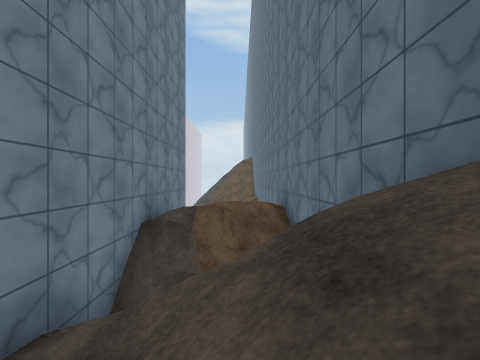
View 1 (above)

16 first-person views from a walk through a scene from a Unity 3-D project. The camera is 1.3 m above the floor, looks level and sees 90° across. The floor is counted in squares, 2 m on a side. Each view is taken from the middle of a square. On the plan, view 1 faces up. The plan holds only what a view shows up to about 9 squares ahead; the rest is blank. The place goes on beyond the plan. The player is left out. Surface patterns are stand-ins for the level's own textures.

View 2
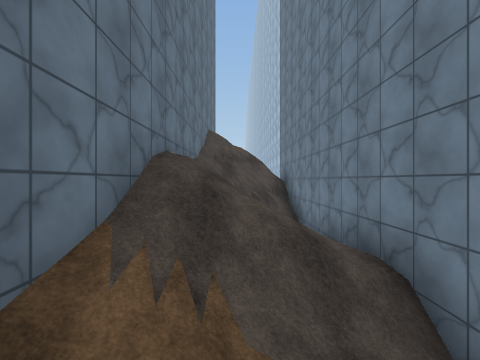

View 3
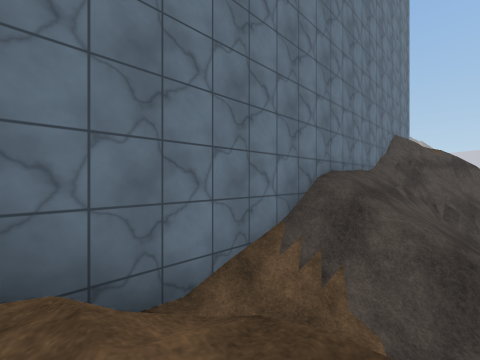

View 4
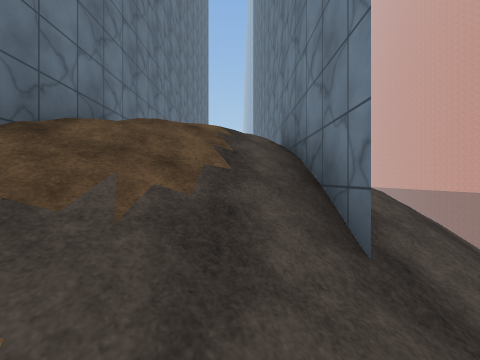

View 5
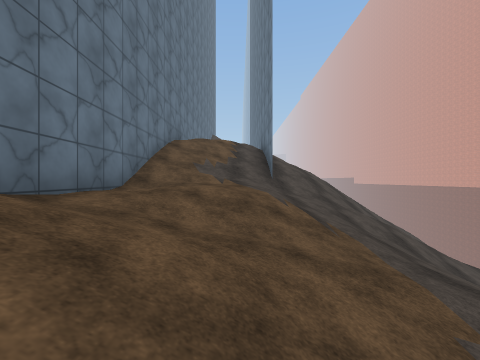

View 6
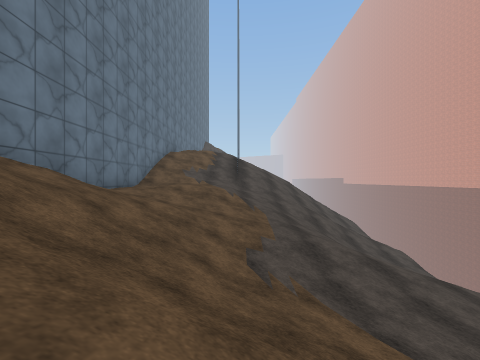

View 7
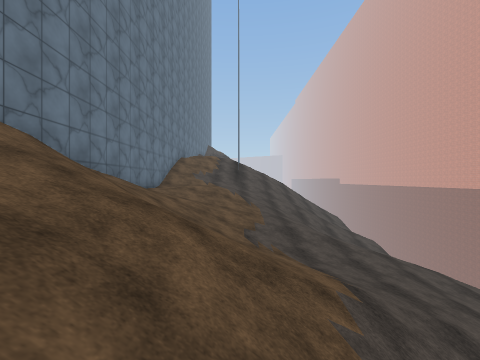

View 8
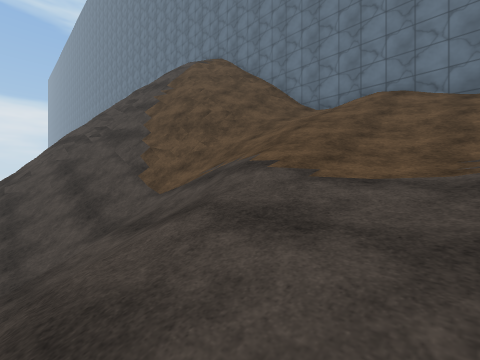

View 9
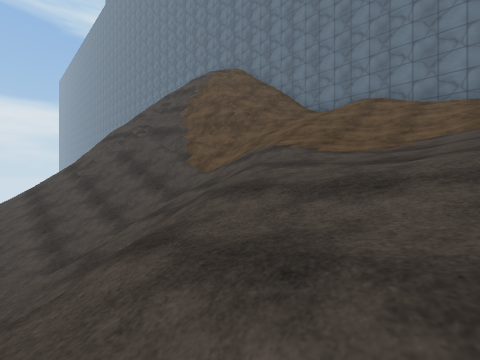

View 10
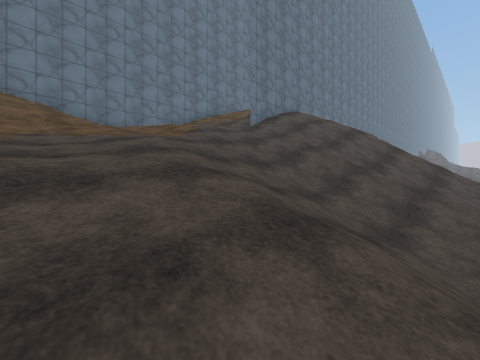

View 11
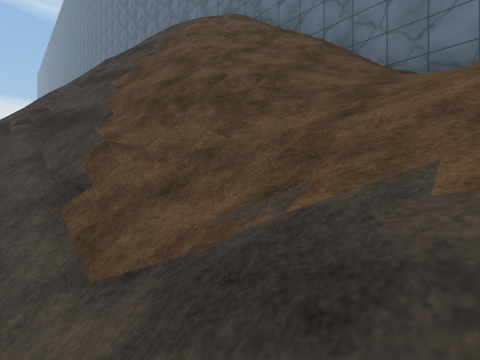

View 12
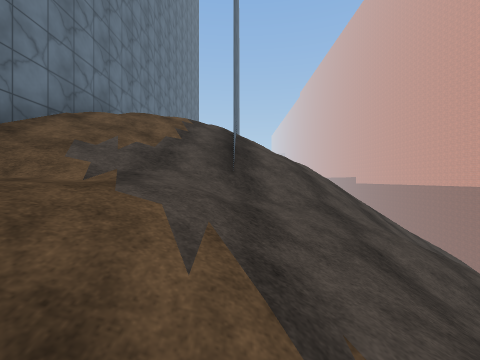

View 13
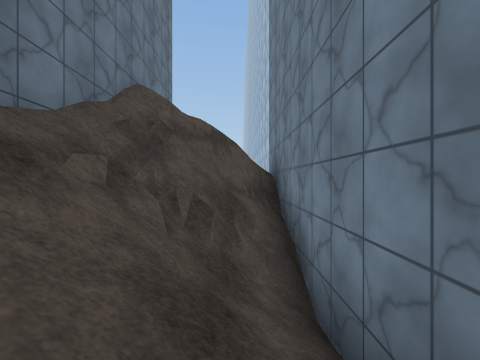

View 14
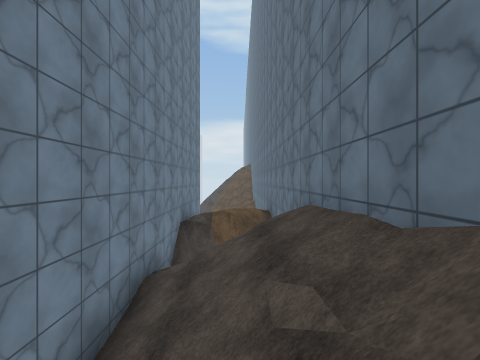

View 15
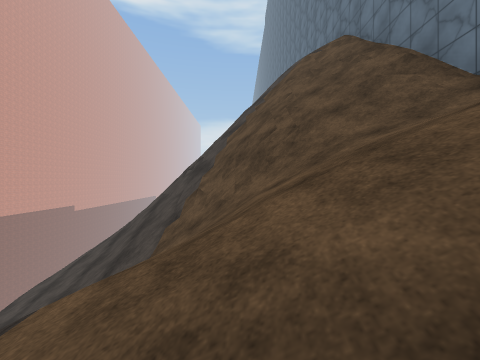

View 16
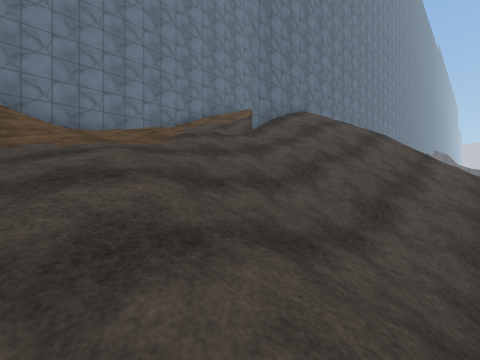

### Floor plan
Key: @ floor where view 1 was taken; # wall or solid block; . main floor; : floor 2 m higher than the main floor; - floor 2.25 m lower than the main floor; _ floor 2.75 m lower than the main floor; + floor 3.25 m higher than the main floor; < floor 3.25 m lower than the main floor; ( floor 4 m lower than the main floor; ! floor 4.25 m lower than the main floor; ? floor 4.75 m lower than the main floor; / step, stairs or slope; = window, fence, low wall or low ledge; ^ raised ledge; v drop or lower ground.
Columns run from 8 left of view 1 to 2 right of it. Each row starts with its distance up from view 1.
 27   /#==
 26 ////==#  #
 25 ////==^v #
 24 ////==#v #
 23 /////##v=#
 22 /////#vv/#
 21 //////#v/##
 20 //////////#
 19  /////////#
 18 //////////#
 17 //////////#
 16 ///<//////#
 15 ?!/<_-////#
 14 /(/<//////#
 13 //////////#
 12 /////////.#
 11 ////////..#
 10 ///////../#
  9 //////////#
  8 //////#///#
  7 //////#///#
  6 //////#/+/#
  5 //////#//:#
  4 =//=  #///#
  3       #///#
  2       #///#
  1       #///#
  0       #/@/#
 -1       #///#
 -2       #///#
 -3       #//##
 -4       ####
 -5       ##=

Where each view was taken, in squares from view 1:
view 1: 0 up, 0 right, facing up
view 2: 5 up, 0 right, facing down
view 3: 6 up, 1 left, facing down-right
view 4: 10 up, 1 left, facing down
view 5: 15 up, 1 left, facing down
view 6: 18 up, 2 left, facing down
view 7: 20 up, 2 left, facing down
view 8: 15 up, 6 left, facing up-right
view 9: 14 up, 8 left, facing up-right
view 10: 15 up, 8 left, facing down-right
view 11: 18 up, 4 left, facing up-right
view 12: 12 up, 2 left, facing down
view 13: 1 up, 1 left, facing down
view 14: 3 down, 0 right, facing up
view 15: 16 up, 2 left, facing up
view 16: 14 up, 7 left, facing down-right
